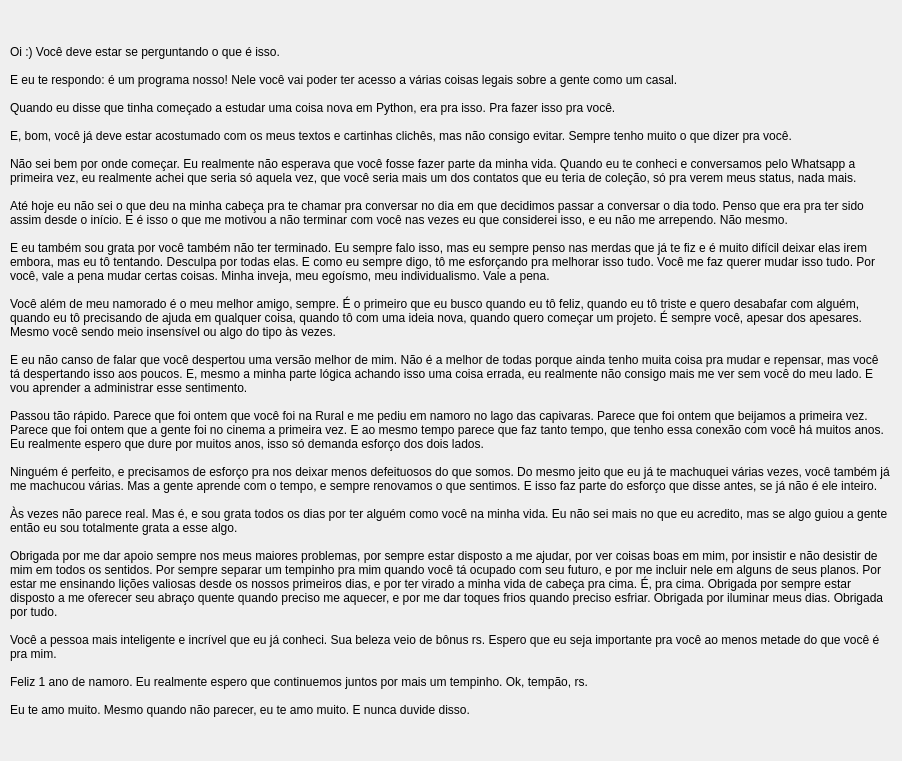
<?xml version="1.0" encoding="UTF-8"?>
<ui version="4.0">
 <class>TelaTextoInteiro</class>
 <widget class="QDialog" name="TelaTextoInteiro">
  <property name="geometry">
   <rect>
    <x>0</x>
    <y>0</y>
    <width>902</width>
    <height>761</height>
   </rect>
  </property>
  <property name="windowTitle">
   <string>Texto</string>
  </property>
  <widget class="QLabel" name="label_texto">
   <property name="geometry">
    <rect>
     <x>10</x>
     <y>10</y>
     <width>881</width>
     <height>741</height>
    </rect>
   </property>
   <property name="font">
    <font>
     <family>Arial</family>
     <pointsize>9</pointsize>
    </font>
   </property>
   <property name="text">
    <string>Oi :) Você deve estar se perguntando o que é isso.

E eu te respondo: é um programa nosso! Nele você vai poder ter acesso a várias coisas legais sobre a gente como um casal.

Quando eu disse que tinha começado a estudar uma coisa nova em Python, era pra isso. Pra fazer isso pra você.

E, bom, você já deve estar acostumado com os meus textos e cartinhas clichês, mas não consigo evitar. Sempre tenho muito o que dizer pra você.

Não sei bem por onde começar. Eu realmente não esperava que você fosse fazer parte da minha vida. Quando eu te conheci e conversamos pelo Whatsapp a primeira vez, eu realmente achei que seria só aquela vez, que você seria mais um dos contatos que eu teria de coleção, só pra verem meus status, nada mais.

Até hoje eu não sei o que deu na minha cabeça pra te chamar pra conversar no dia em que decidimos passar a conversar o dia todo. Penso que era pra ter sido assim desde o início. E é isso o que me motivou a não terminar com você nas vezes eu que considerei isso, e eu não me arrependo. Não mesmo.

E eu também sou grata por você também não ter terminado. Eu sempre falo isso, mas eu sempre penso nas merdas que já te fiz e é muito difícil deixar elas irem embora, mas eu tô tentando. Desculpa por todas elas. E como eu sempre digo, tô me esforçando pra melhorar isso tudo. Você me faz querer mudar isso tudo. Por você, vale a pena mudar certas coisas. Minha inveja, meu egoísmo, meu individualismo. Vale a pena.

Você além de meu namorado é o meu melhor amigo, sempre. É o primeiro que eu busco quando eu tô feliz, quando eu tô triste e quero desabafar com alguém, quando eu tô precisando de ajuda em qualquer coisa, quando tô com uma ideia nova, quando quero começar um projeto. É sempre você, apesar dos apesares. Mesmo você sendo meio insensível ou algo do tipo às vezes.

E eu não canso de falar que você despertou uma versão melhor de mim. Não é a melhor de todas porque ainda tenho muita coisa pra mudar e repensar, mas você tá despertando isso aos poucos. E, mesmo a minha parte lógica achando isso uma coisa errada, eu realmente não consigo mais me ver sem você do meu lado. E vou aprender a administrar esse sentimento.

Passou tão rápido. Parece que foi ontem que você foi na Rural e me pediu em namoro no lago das capivaras. Parece que foi ontem que beijamos a primeira vez. Parece que foi ontem que a gente foi no cinema a primeira vez. E ao mesmo tempo parece que faz tanto tempo, que tenho essa conexão com você há muitos anos. Eu realmente espero que dure por muitos anos, isso só demanda esforço dos dois lados.

Ninguém é perfeito, e precisamos de esforço pra nos deixar menos defeituosos do que somos. Do mesmo jeito que eu já te machuquei várias vezes, você também já me machucou várias. Mas a gente aprende com o tempo, e sempre renovamos o que sentimos. E isso faz parte do esforço que disse antes, se já não é ele inteiro.

Às vezes não parece real. Mas é, e sou grata todos os dias por ter alguém como você na minha vida. Eu não sei mais no que eu acredito, mas se algo guiou a gente então eu sou totalmente grata a esse algo.

Obrigada por me dar apoio sempre nos meus maiores problemas, por sempre estar disposto a me ajudar, por ver coisas boas em mim, por insistir e não desistir de mim em todos os sentidos. Por sempre separar um tempinho pra mim quando você tá ocupado com seu futuro, e por me incluir nele em alguns de seus planos. Por estar me ensinando lições valiosas desde os nossos primeiros dias, e por ter virado a minha vida de cabeça pra cima. É, pra cima. Obrigada por sempre estar disposto a me oferecer seu abraço quente quando preciso me aquecer, e por me dar toques frios quando preciso esfriar. Obrigada por iluminar meus dias. Obrigada por tudo.

Você a pessoa mais inteligente e incrível que eu já conheci. Sua beleza veio de bônus rs. Espero que eu seja importante pra você ao menos metade do que você é pra mim.

Feliz 1 ano de namoro. Eu realmente espero que continuemos juntos por mais um tempinho. Ok, tempão, rs. 

Eu te amo muito. Mesmo quando não parecer, eu te amo muito. E nunca duvide disso.</string>
   </property>
   <property name="scaledContents">
    <bool>false</bool>
   </property>
   <property name="wordWrap">
    <bool>true</bool>
   </property>
  </widget>
 </widget>
 <resources/>
 <connections/>
</ui>
